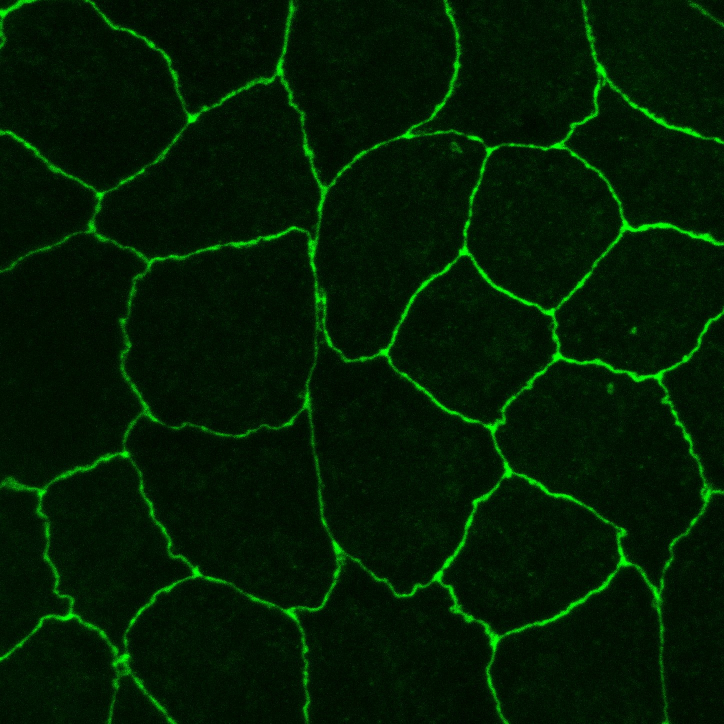
#> input picture im_test.jpg, 1448 x 1448 px, given as the content of the folder collection, which was not available (shown at 1/2 size)
$ python FOCUS_STACK.py   (older library calls are emulated)
#> lines starting #> are read from the running program, lines starting #| are printed output that depends on the picture; pictures that were not available may be replaced by others from this repository, and a replacement may not be noted
import cv2
import numpy as np
import matplotlib.pyplot as plt
from skimage import filters
from scipy import ndimage
import glob
import os


def load_focus_stack(image_paths):
    """Load all images in the focus stack"""
    images = []

    for path in sorted(image_paths):
        img = cv2.imread(path)
        if img is None:
            print(f"Warning: Could not load {path}")
            continue
        images.append(img)
        print(f"Loaded: {path}")

    return images


def calculate_focus_measure_laplacian(image):
    """Calculate focus measure using Laplacian variance"""
    if len(image.shape) == 3:
        gray = cv2.cvtColor(image, cv2.COLOR_BGR2GRAY)
    else:
        gray = image

    # Apply Gaussian blur to reduce noise
    gray_blur = cv2.GaussianBlur(gray, (3, 3), 0)

    # Calculate Laplacian
    laplacian = cv2.Laplacian(gray_blur, cv2.CV_64F)

    # Return absolute values for focus measure
    return np.abs(laplacian)


# [97 lines left out: functions calculate_focus_measure_gradient, focus_stack_simple, not called in this run]


def focus_stack_advanced(images, method='laplacian'):
    """
    Advanced focus stacking using pixel-level focus comparison with smoothing
    """
    if not images:
        raise ValueError("No images provided")

    # Ensure all images have the same size
    height, width = images[0].shape[:2]
    for i, img in enumerate(images):
        if img.shape[:2] != (height, width):
            images[i] = cv2.resize(img, (width, height))

    print(f"Advanced processing {len(images)} images of size {width}x{height}")

    # Calculate focus measures for all images
    focus_measures = []
    for i, img in enumerate(images):
        print(f"Calculating focus measure for image {i + 1}/{len(images)}")

        if method == 'laplacian':
            focus_measure = calculate_focus_measure_laplacian(img)
        else:
            focus_measure = calculate_focus_measure_gradient(img)

        # Apply Gaussian smoothing to focus measure to reduce noise
        focus_measure_smooth = cv2.GaussianBlur(focus_measure, (5, 5), 1.0)
        focus_measures.append(focus_measure_smooth)

    # Convert to numpy array
    focus_stack = np.array(focus_measures)
    image_stack = np.array(images)

    print("Creating pixel-wise composite...")

    # Find best focused image for each pixel
    best_focus_indices = np.argmax(focus_stack, axis=0)

    # Initialize output
    if len(images[0].shape) == 3:
        output = np.zeros((height, width, 3), dtype=np.uint8)
        for c in range(3):
            for i in range(len(images)):
                mask = (best_focus_indices == i)
                output[mask, c] = image_stack[i, mask, c]
    else:
        output = np.zeros((height, width), dtype=np.uint8)
        for i in range(len(images)):
            mask = (best_focus_indices == i)
            output[mask] = image_stack[i, mask]

    return output, best_focus_indices


def visualize_focus_stack_results(images, output, selection_map):
    """Visualize the focus stacking results"""
    num_images = len(images)

    # Create figure
    fig, axes = plt.subplots(3, 3, figsize=(15, 15))

    # Show some original images
    for i in range(min(6, num_images)):
        row = i // 3
        col = i % 3
        if len(images[i].shape) == 3:
            axes[row, col].imshow(cv2.cvtColor(images[i], cv2.COLOR_BGR2RGB))
        else:
            axes[row, col].imshow(images[i], cmap='gray')
        axes[row, col].set_title(f'Original Image {i + 1}')
        axes[row, col].axis('off')

    # Fill remaining spots in first two rows if needed
    for i in range(num_images, 6):
        row = i // 3
        col = i % 3
        axes[row, col].axis('off')

    # Show composite result
    if len(output.shape) == 3:
        axes[2, 0].imshow(cv2.cvtColor(output, cv2.COLOR_BGR2RGB))
    else:
        axes[2, 0].imshow(output, cmap='gray')
    axes[2, 0].set_title('Focus Stacked Result')
    axes[2, 0].axis('off')

    # Show selection map
    axes[2, 1].imshow(selection_map, cmap='tab10')
    axes[2, 1].set_title('Selection Map\n(Colors show which image was used)')
    axes[2, 1].axis('off')

    # Show focus quality visualization
    if len(output.shape) == 3:
        gray_output = cv2.cvtColor(output, cv2.COLOR_BGR2GRAY)
    else:
        gray_output = output

    focus_quality = calculate_focus_measure_laplacian(gray_output)
    axes[2, 2].imshow(focus_quality, cmap='hot')
    axes[2, 2].set_title('Focus Quality Map')
    axes[2, 2].axis('off')

    plt.tight_layout()
    plt.show()


def focus_stack_from_folder(folder_path, output_name="focus_stacked_result.jpg", method='advanced'):
    """
    Main function to perform focus stacking on images in a folder

    Parameters:
    - folder_path: path to folder containing focus stack images
    - output_name: name for output image
    - method: 'simple' or 'advanced'
    """
#> called with folder_path = 'collection', output_name = 'my_focus_stacked_result.jpg', method = 'advanced'

    # Get all image files
    image_extensions = ['*.jpg', '*.jpeg', '*.png', '*.tif', '*.tiff', '*.bmp']
    image_paths = []

    for ext in image_extensions:
        image_paths.extend(glob.glob(os.path.join(folder_path, ext)))
        image_paths.extend(glob.glob(os.path.join(folder_path, ext.upper())))

    if not image_paths:
        raise ValueError(f"No images found in {folder_path}")

    print(f"Found {len(image_paths)} images")

    # Load images
    images = load_focus_stack(image_paths)
#> in load_focus_stack, img is the input picture: shape (1448, 1448, 3); mean B, G, R 2.3, 28.6, 2.3
#> images = 2 items

    if len(images) < 2:
        raise ValueError("Need at least 2 images for focus stacking")

    # Perform focus stacking
    if method == 'simple':
        print("Using simple focus stacking method...")
        output, selection_map = focus_stack_simple(images, method='laplacian', window_size=20)
    else:
        print("Using advanced focus stacking method...")
        output, selection_map = focus_stack_advanced(images, method='laplacian')
#> the loop in focus_stack_advanced, `for i, img in enumerate(images):` made 2 passes
#| Advanced processing 2 images of size 1448x1448
#> the loop in focus_stack_advanced, `for i, img in enumerate(images):` made 2 passes
#| Calculating focus measure for image 1/2
#| Calculating focus measure for image 2/2
#> pass 1, in calculate_focus_measure_laplacian, `gray = cv2.cvtColor(image, cv2.COLOR_BGR2GRAY)`:
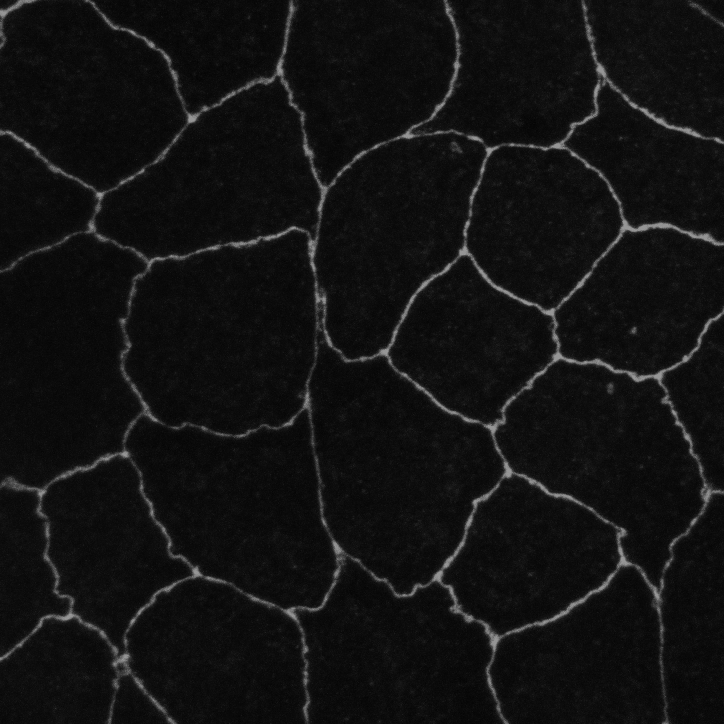
#> gray: shape (1448, 1448) (shown at 1/2 size); min 1, max 167, mean 17.7
#> pass 1, in calculate_focus_measure_laplacian, `laplacian = cv2.Laplacian(gray_blur, cv2.CV_64F)`:
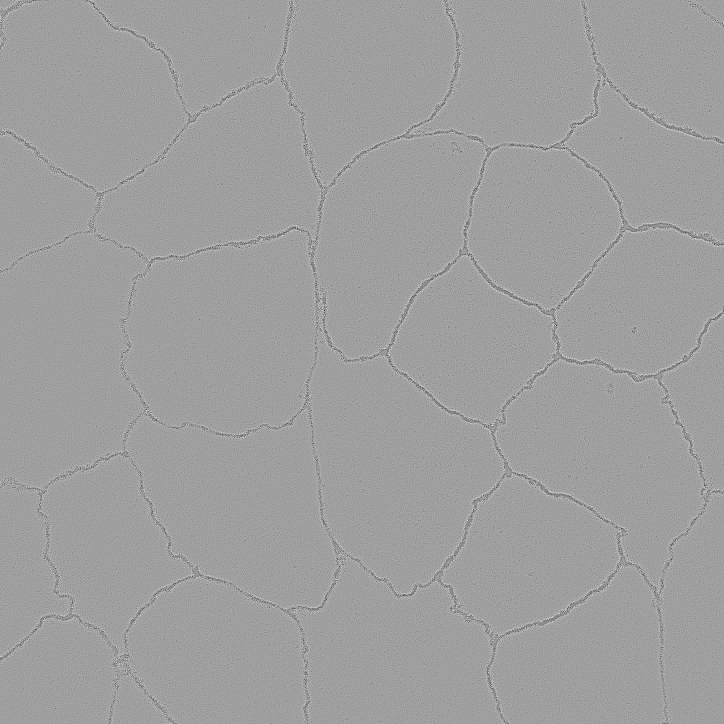
#> laplacian: shape (1448, 1448) float64 (shown at 1/2 size); min -58, max 35, mean 0; drawn with min black and max white
#> pass 1, in focus_stack_advanced, `focus_measure = calculate_focus_measure_laplacian(img)`:
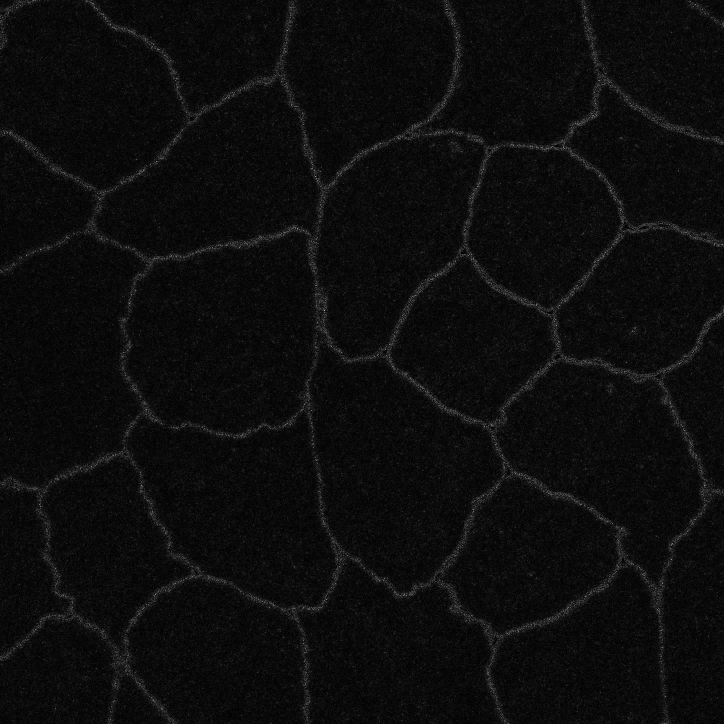
#> focus_measure: shape (1448, 1448) float64 (shown at 1/2 size); min 0, max 58, mean 2.9; drawn with min black and max white
#> in focus_stack_advanced, `best_focus_indices = np.argmax(focus_stack, axis=0)`: best_focus_indices: shape (1448, 1448) int64; every value is 0

    # Save result
    cv2.imwrite(output_name, output)
    print(f"Focus stacked image saved as: {output_name}")

    # Visualize results
    visualize_focus_stack_results(images, output, selection_map)
#> in visualize_focus_stack_results, `num_images = len(images)`: num_images = 2
#> in visualize_focus_stack_results, `plt.show()`:
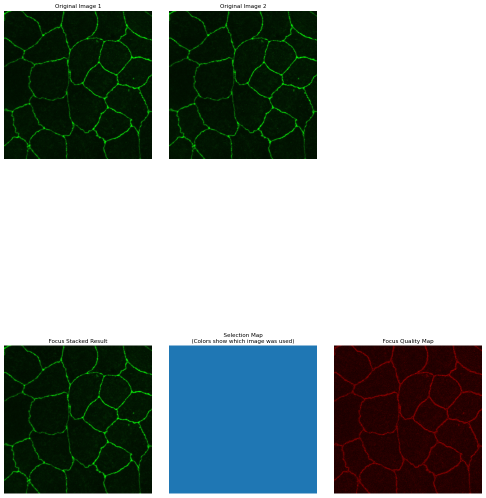
#> figure drawn by matplotlib, 5 panels

    return output, selection_map


# Example usage
if __name__ == "__main__":
    # Method 1: Process images from a folder
    try:
        folder_path = "collection"  # Change this to your folder path
        output, selection_map = focus_stack_from_folder(
            folder_path,
            "my_focus_stacked_result.jpg",
            method='advanced'  # or 'simple'
        )

    except Exception as e:
        print(f"Error: {e}")
        print("\nTo use this script:")
        print("1. Put all 7 images in a folder")
        print("2. Update the folder_path variable above")
        print("3. Run the script")

    # Method 2: Process specific image files
    """
    image_files = [
        "image_focus_1.jpg",
        "image_focus_2.jpg",
        "image_focus_3.jpg",
        "image_focus_4.jpg",
        "image_focus_5.jpg",
        "image_focus_6.jpg",
        "image_focus_7.jpg"
    ]

    images = load_focus_stack(image_files)
    output, selection_map = focus_stack_advanced(images)
    cv2.imwrite("focus_stacked_result.jpg", output)
    visualize_focus_stack_results(images, output, selection_map)
    """
